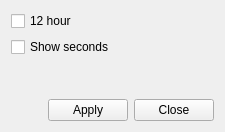
<?xml version="1.0" encoding="UTF-8"?>
<ui version="4.0">
 <class>clocksettingswidget</class>
 <widget class="QWidget" name="clocksettingswidget">
  <property name="geometry">
   <rect>
    <x>0</x>
    <y>0</y>
    <width>225</width>
    <height>132</height>
   </rect>
  </property>
  <property name="windowTitle">
   <string>Form</string>
  </property>
  <layout class="QGridLayout" name="gridLayout">
   <item row="3" column="1">
    <widget class="QPushButton" name="applybt">
     <property name="text">
      <string>Apply</string>
     </property>
     <property name="icon">
      <iconset theme="dialog-ok-apply"/>
     </property>
    </widget>
   </item>
   <item row="3" column="2">
    <widget class="QPushButton" name="closebt">
     <property name="text">
      <string>Close</string>
     </property>
     <property name="icon">
      <iconset theme="dialog-close"/>
     </property>
    </widget>
   </item>
   <item row="2" column="1">
    <spacer name="verticalSpacer">
     <property name="orientation">
      <enum>Qt::Vertical</enum>
     </property>
     <property name="sizeHint" stdset="0">
      <size>
       <width>20</width>
       <height>40</height>
      </size>
     </property>
    </spacer>
   </item>
   <item row="3" column="0">
    <spacer name="horizontalSpacer">
     <property name="orientation">
      <enum>Qt::Horizontal</enum>
     </property>
     <property name="sizeHint" stdset="0">
      <size>
       <width>40</width>
       <height>20</height>
      </size>
     </property>
    </spacer>
   </item>
   <item row="1" column="0" colspan="3">
    <widget class="QCheckBox" name="secondsCHbox">
     <property name="text">
      <string>Show seconds</string>
     </property>
    </widget>
   </item>
   <item row="0" column="0" colspan="3">
    <widget class="QCheckBox" name="twelvehourCHbox">
     <property name="text">
      <string>12 hour</string>
     </property>
    </widget>
   </item>
  </layout>
 </widget>
 <resources/>
 <connections>
  <connection>
   <sender>closebt</sender>
   <signal>clicked()</signal>
   <receiver>clocksettingswidget</receiver>
   <slot>close()</slot>
   <hints>
    <hint type="sourcelabel">
     <x>196</x>
     <y>114</y>
    </hint>
    <hint type="destinationlabel">
     <x>220</x>
     <y>96</y>
    </hint>
   </hints>
  </connection>
 </connections>
</ui>
